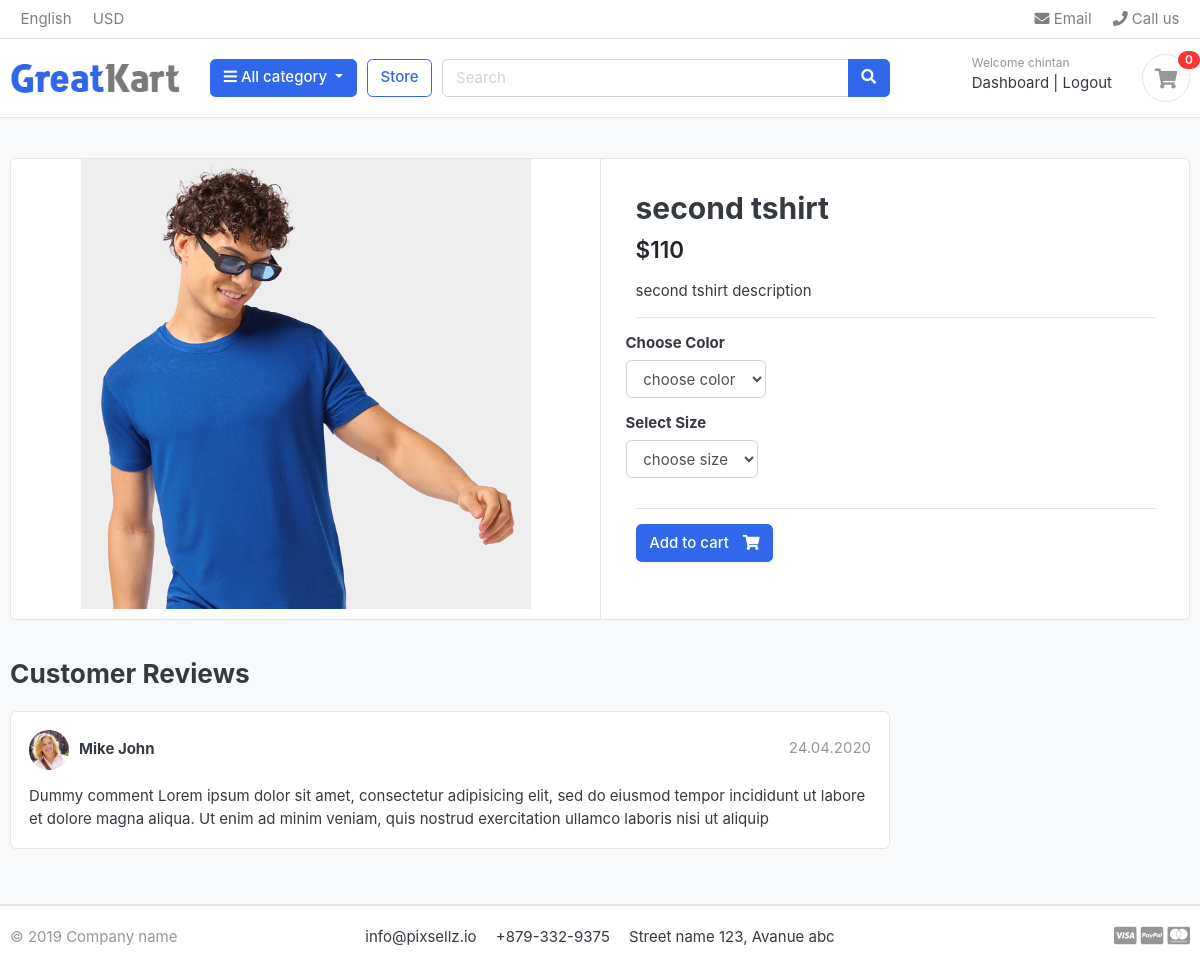
The app's page /store/category/shirts/second-tshirt/ (signed in) with its own data.
### store/models.py (models this page shows, shortened)
class Product(models.Model):
    product_name = models.CharField(max_length=50,unique=True)
    slug = models.SlugField(max_length=200,unique=True)
    description = models.TextField(max_length=200,unique=True)
    price = models.IntegerField()
    images = models.ImageField(upload_to='photos/products')
    stock = models.IntegerField()
    is_available = models.BooleanField(default=True)
    category = models.ForeignKey(Category ,on_delete=models.CASCADE)
    created_date = models.DateTimeField(auto_now_add=True)
    modified_date = models.DateTimeField(auto_now=True)

### store/views.py (the view)
# urls.py: path('category/<slug:category_slug>/<slug:product_slug>/',views.product_detail,name='product_detail'),
def product_detail(request,category_slug,product_slug):
    try:
        single_product = Product.objects.get(category__slug=category_slug,slug=product_slug)
        in_cart = CartItem.objects.filter(cart__cart_id=__cart_id(request),product=single_product).exists()
    except Exception as e:
        raise e
    context = {
        'single_product' : single_product,
        'in_cart':in_cart,
    }
    return render(request,'store/product_detail.html',context)

### carts/context_processors.py (called while the page is built)
def counter(request):
    cart_count = 0
    if 'admin' in request.path:
        return {}
    else:
        try:
            cart = Cart.objects.filter(cart_id = __cart_id(request))
            cart_items = CartItem.objects.all().filter(cart=cart[:1])
            for cart_item in cart_items:
                cart_count += cart_item.quantity
        except Cart.DoesNotExist:
            cart_count=0
    return dict(cart_count=cart_count)

### carts/views.py (called while the page is built)
def __cart_id(request):
    cart = request.session.session_key
    if not cart:
        cart = request.session.create()
    return cart

### category/context_processors.py (called while the page is built)
def menu_links(request):
    links = Category.objects.all()
    return dict(links=links)

### category/models.py (called while the page is built)
    def get_url(self):
        return reverse('product_by_category',args=[self.slug])

### store/models.py (called while the page is built)
    def colors(self):
        return super(VariationManager,self).filter(variation_category='color',is_active=True)

    def sizes(self):
        return super(VariationManager,self).filter(variation_category='size',is_active=True)

### templates/store/product_detail.html (shortened to what this page needs)
{% extends 'base.html' %}
{% load static %}
{% block content %}
<section class="section-content padding-y bg">
  <div class="container">
    <div class="card">
      <div class="row no-gutters">
        <aside class="col-md-6">
          <article class="gallery-wrap">
            <div class="img-big-wrap">
              <a href="#"><img src="{{ single_product.images.url }}"></a>
            </div>
          </article>
        </aside>
        <main class="col-md-6 border-left">
          <form action="{% url 'add_cart' single_product.id %}" method="POST">
            <article class="content-body">
              <h2 class="title">{{ single_product.product_name }}</h2>
              <div class="mb-3">
                <var class="price h4">${{ single_product.price }}</var>
              </div>
              <p>{{ single_product.description }}</p>
              <hr>
              <div class="row">
                <div class="item-option-select">
                  <h6>Choose Color</h6>
                  <select name="color" class="form-control">
                    <option value="" selected disabled>choose color</option>
                  </select>
                </div>
              </div>
              <div class="row">
                <div class="item-option-select">
                  <h6>Select Size</h6>
                  <select name="size" class="form-control">
                    <option value="" selected disabled>choose size</option>
                  </select>
                </div>
              </div>
              <hr>
              {% if single_product.stock <= 0 %} <h5>out of stock</h5>
                {% else %}
                <button class="btn  btn-primary"> <span class="text">Add to
                    cart</span> <i class="fas fa-shopping-cart"></i> </button>
                {% endif %}
            </article>
          </form>
        </main>
      </div>
    </div>
    <br>
    <div class="row">
      <div class="col-md-9">
        <header class="section-heading">
          <h3>Customer Reviews </h3>
        </header>
        <article class="box mb-3">
          <div class="icontext w-100">
            <img src="./images/avatars/avatar1.jpg" class="img-xs icon rounded-circle">
            <div class="text">
              <span class="date text-muted float-md-right">24.04.2020 </span>
              <h6 class="mb-1">Mike John </h6>
            </div>
          </div>
          <div class="mt-3">
            <p>
              Dummy comment Lorem ipsum dolor sit amet, consectetur adipisicing elit, sed do eiusmod
              tempor incididunt ut labore et dolore magna aliqua. Ut enim ad minim veniam,
              quis nostrud exercitation ullamco laboris nisi ut aliquip
            </p>
          </div>
        </article>
      </div>
    </div>
  </div>
</section>
{% endblock %}

### templates/includes/navbar.html (shortened to what this page needs)
{% load static %}
<header class="section-header">
    <nav class="navbar p-md-0 navbar-expand-sm navbar-light border-bottom">
    <div class="container">
      <div class="collapse navbar-collapse" id="navbarTop4">
        <ul class="navbar-nav mr-auto">
            <li class="nav-item dropdown">
                 <a href="#" class="nav-link">   English </a>
            </li>
            <li class="nav-item dropdown">
                <a href="#" class="nav-link"> USD </a>
            </li>
        </ul>
        <ul class="navbar-nav">
            <li><a href="#" class="nav-link"> <i class="fa fa-envelope"></i> Email </a></li>
            <li><a href="#" class="nav-link"> <i class="fa fa-phone"></i> Call us </a></li>
        </ul>
      </div>
    </div>
    </nav>
    <section class="header-main border-bottom">
        <div class="container">
    <div class="row align-items-center">
        <div class="col-lg-2 col-md-3 col-6">
            <a href="{% url 'home' %}" class="brand-wrap">
                <img class="logo" src="{% static './images/logo.png' %}">
            </a>
        </div>
        <div class="col-lg col-sm col-md col-6 flex-grow-0">
            <div class="category-wrap dropdown d-inline-block float-right">
                <button type="button" class="btn btn-primary dropdown-toggle" data-toggle="dropdown">
                    <i class="fa fa-bars"></i> All category
                </button>
            </div>
        </div>
        <a href="{% url 'store' %}" class="btn btn-outline-primary">Store</a>
        <div class="col-lg  col-md-6 col-sm-12 col">
            <form action="{% url 'search' %}" class="search" method="GET">
                <div class="input-group w-100">
                    <input type="text" class="form-control" style="width:60%;" name="keyword" placeholder="Search">
                    <div class="input-group-append">
                      <button class="btn btn-primary" type="submit">
                        <i class="fa fa-search"></i>
                      </button>
                    </div>
                </div>
            </form>
        </div>
        <div class="col-lg-3 col-sm-6 col-8 order-2 order-lg-3">
                    <div class="d-flex justify-content-end mb-3 mb-lg-0">
                        {% if user.id is None %}
                        <div class="widget-header">
                            <small class="title text-muted">Welcome Guest!</small>
                            <div>
                                <a href="{% url 'login' %}">Sign in</a> <span class="dark-transp"> | </span>
                                <a href="{% url 'register' %}"> Register</a>
                            </div>
                        </div>
                        {% else %}
                        <div class="widget-header">
                            <small class="title text-muted">Welcome {{ user.username }}</small>
                            <div>
                                <a href="{% url 'dashboard' %}">Dashboard</a> <span class="dark-transp"> | </span>
                                <a href="{% url 'logout' %}"> Logout</a>
                            </div>
                        </div>
                        {% endif %}
                        <a href="{% url 'cart' %}" class="widget-header pl-3 ml-3">
                            <div class="icon icon-sm rounded-circle border"><i class="fa fa-shopping-cart"></i></div>
                            <span class="badge badge-pill badge-danger notify">{{ cart_count }}</span>
                        </a>
                    </div>
                </div>
    </div>
        </div>
    </section>
</header>

### greatkart/static/css/ui.css (style rules this page uses)
html { font-family: "Inter", sans-serif; font-size: 15px; }
.content-body { flex: 1 1 auto; padding: 2rem 2.3rem; }
.icon-xs, .icon-sm, .icon-md, .icon-lg { display: inline-block; text-align: center; flex-shrink: 0; flex-grow: 0; }
.icon-sm { width: 48px; height: 48px; line-height: 48px !important; font-size: 20px; }
.img-xs, .img-sm, .img-md, .img-lg { -o-object-fit: cover; object-fit: cover; flex-shrink: 0; flex-grow: 0; }
.img-xs { width: 40px; height: 40px; }
.padding-y { padding-top: 40px; padding-bottom: 40px; }
var { font-style: normal; }
article:after, .form-group:after { display: block; clear: both; content: ""; }
.bg { background-color: #f8f9fa; }
.section-heading { margin-bottom: 20px; margin-top: 15px; }
p:last-child { margin-bottom: 0; }
.header-main { position: relative; padding-top: 1rem; padding-bottom: 1rem; }
.brand-wrap .logo, .navbar-brand .logo { margin-right: 7px; max-height: 42px; display: inline-block; }
.widget-header { display: inline-block; vertical-align: middle; position: relative; }
.widget-header a { color: #343a40; }
.widget-header i { color: #969696; }
.widget-header .title { display: block; }
.widget-header .notify { position: absolute; top: -3px; right: -10px; }
.btn .text + i { margin-left: 10px; }
.icontext { display: inline-flex; align-items: center; vertical-align: middle; }
.icontext .text { width: 100%; line-height: 1.2; }
.icontext .icon { position: relative; margin-right: 10px; flex-shrink: 0; flex-grow: 0; }
.notify { position: absolute; top: -4px; right: -10px; display: inline-block; padding: 0.25em 0.6em; font-size: 12px; line-height: 1; text-align: center; border-radius: 3rem; color: #fff; background-color: #fa3434; }
.price { font-weight: 600; color: #212529; }
.box { padding: 18px; background: #fff; border-radius: 0.37rem; border: 1px solid #e4e4e4; }
.box img { max-width: 100%; }
.gallery-wrap .img-big-wrap { margin-bottom: 10px; border-radius: 0.37rem; overflow: hidden; background-color: #fff; }
.gallery-wrap .img-big-wrap a { text-align: center; display: block; }
.gallery-wrap .img-big-wrap img { height: 450px; width: auto; display: inline-block; }
.item-option-select { margin-bottom: 1rem; display: inline-block; margin-right: 15px; }

### records on screen
Product: images (picture), product_name "second tshirt", price "110", description "second tshirt description"

### other values on screen
{{ user.username }} "chintan"
{{ cart_count }} "0"
